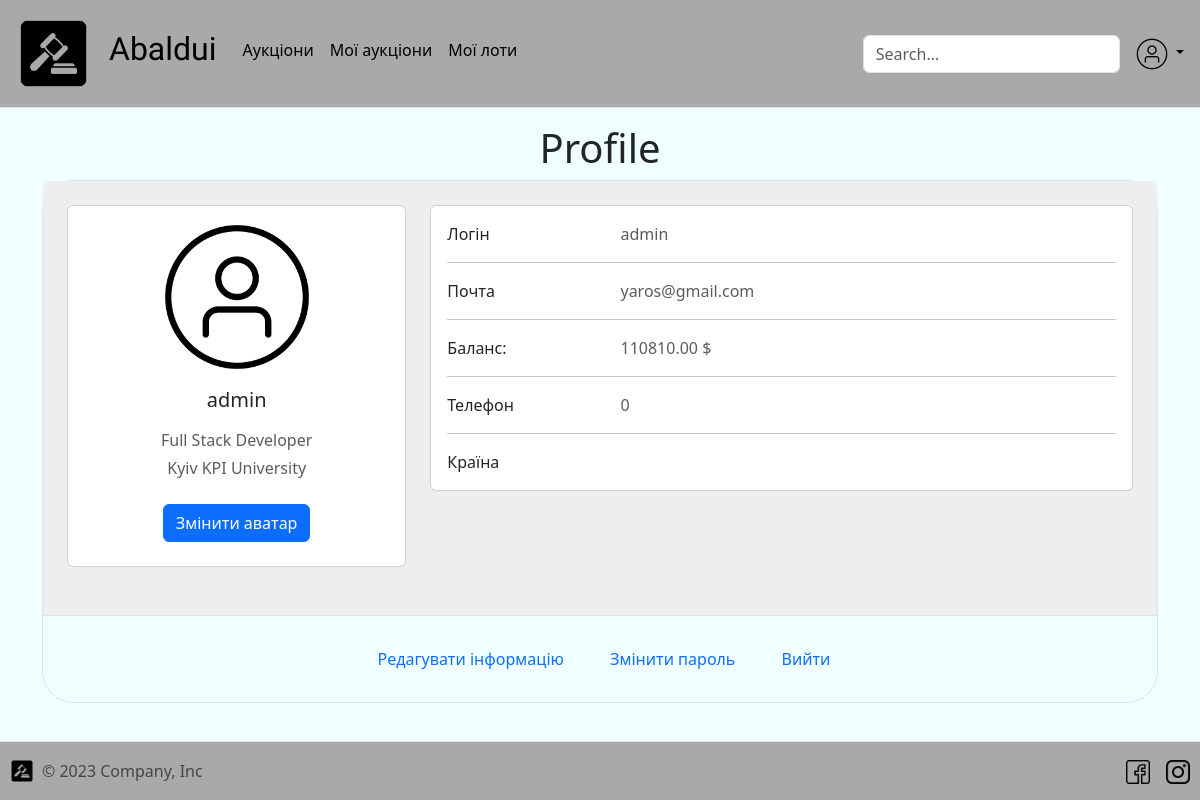
/account/ (signed in), run on an earlier commit of the app's database.
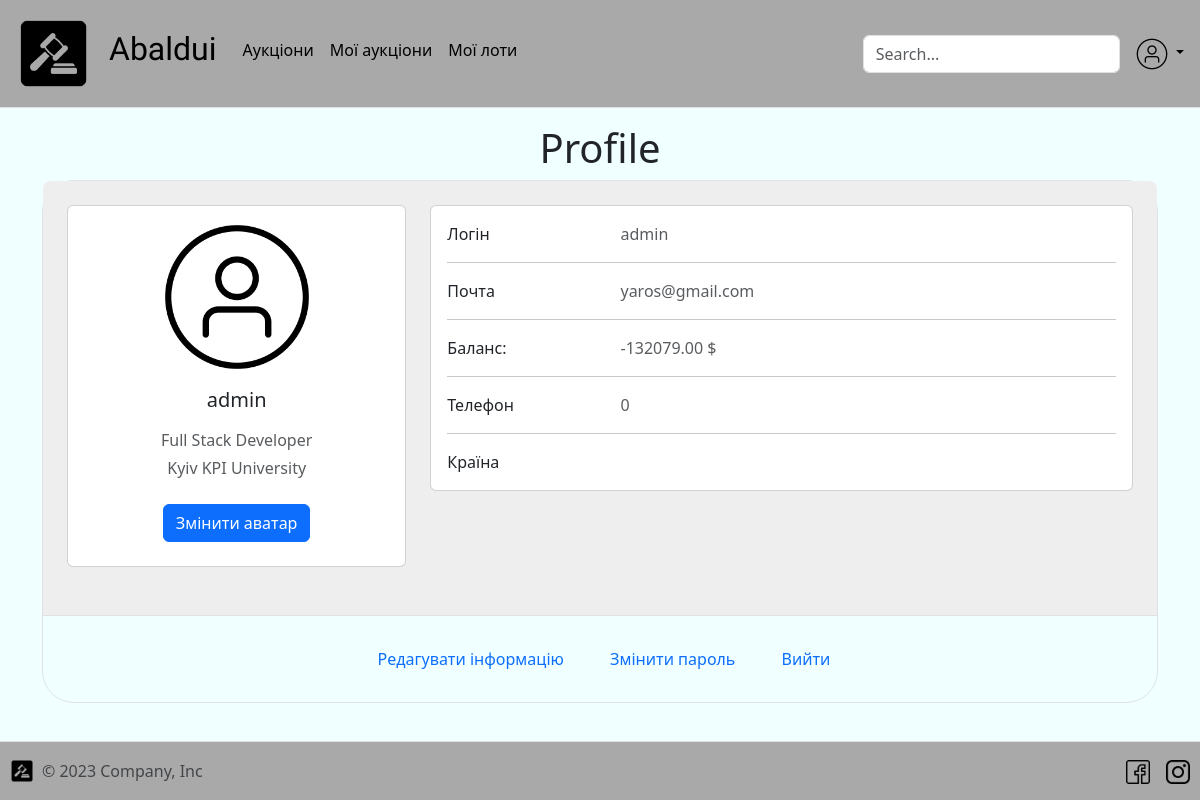
And on a later commit of the database.
### auction/models.py (models this page shows)
class User(AbstractUser):
    balance = models.DecimalField(max_digits=15, decimal_places=2, default=0)
    avatar = models.ImageField(upload_to="media/avatars", default="media/avatars/default_user.png")
    phone = models.CharField(max_length=14, default=0)

### hakaton/views.py (the view)
# urls.py: path('account/', account, name="account"),
@login_required
def account(request: HttpRequest):
    context = {
        'user': request.user
    }
    return render(request, "profile.html", context=context)

### templates/profile.html (shortened to what the changed rows need)
{% extends "base.html" %} {% block content %} {% load static %}
<div class="container">
    <h1 style="text-align: center">Profile</h1>
<section class="pb-4">
        <div class="border rounded-5">
            <section class="w-100 p-4" style="background-color: #eee; border-radius: 0.5rem 0.5rem 0 0">
                <div class="row">
                    <div class="col-lg-4">
                        <div class="card mb-4">
                            <div class="card-body text-center">
                                <img src="/{{ user.avatar  }}" alt="avatar" class="rounded-circle img-fluid" style="width: 150px">
                                <h5 class="my-3">{{ user }}</h5>
                                <p class="text-muted mb-1">
                                    Full Stack Developer
                                </p>
                                <p class="text-muted mb-4">
                                   Kyiv KPI University
                                </p>
                                <div class="d-flex justify-content-center mb-2">
                                    <button type="button" class="btn btn-primary">
                                    </button>
                                </div>
                            </div>
                        </div>
                    </div>
                    <div class="col-lg-8">
                        <div class="card mb-4">
                            <div class="card-body">
                                <div class="row">
                                    <div class="col-sm-9">
                                        <p class="text-muted mb-0">
                                            {{ user }}
                                        </p>
                                    </div>
                                </div>
                                <div class="row">
                                    <div class="col-sm-9">
                                        <p class="text-muted mb-0">
                                            {{ user.email }}
                                        </p>
                                    </div>
                                </div>
                                <div class="row">
                                    <div class="col-sm-9">
                                        <p class="text-muted mb-0">
                                            {{ user.balance }} $
                                        </p>
                                    </div>
                                </div>
                                <div class="row">
                                    <div class="col-sm-9">
                                        <p class="text-muted mb-0">
                                            {{ user.phone }}
                                        </p>
                                    </div>
                                </div>
                            </div>
                        </div>
                    </div>
                </div>
            </section>
        </div>
    </section>
  </div>
{% endblock %}

### templates/includes/nav-bar.html (shortened to what this page needs)
{% load static %}
<header class="p-3 mb-3 border-bottom">
    <div class="d-flex flex-wrap align-items-center justify-content-center justify-content-lg-start">
        <a href="/"
           class="d-flex align-items-center mb-2 mb-lg-0 link-body-emphasis text-decoration-none"
        >
            <img height="75px"
                 width="75px"
                 src="{% static 'img/logo.png' %}"
                 alt="Logo"
            >
        </a>
        <ul class="nav col-12 col-lg-auto me-lg-auto mb-2 justify-content-center mb-md-0">
            <li>
                <a href="/" class="nav-link px-2 link-body-emphasis">
                    <h2 style="font-family: 'Protest Revolution', sans-serif; padding-left: 10px; padding-right: 10px">Abaldui</h2>
                </a>
            </li>
            <li class="mt-2">
                <a href="/auction" class="nav-link px-2 link-body-emphasis">Аукціони</a>
            </li>
            <li class="mt-2">
                <a href="/auction/my-auctions" class="nav-link px-2 link-body-emphasis">Мої аукціони</a>
            </li>
            <li class="mt-2">
                <a href="/auction/my-lots" class="nav-link px-2 link-body-emphasis">Мої лоти</a>
            </li>
        </ul>
        <form class="col-12 col-lg-auto mb-3 mb-lg-0 me-lg-3" role="search" method="post" action="/auction/">
            <input name="query" type="search"
                   class="form-control"
                   placeholder="Search..."
                   aria-label="Search"
            />
        </form>
        {% if request.user.is_authenticated %}
            <div class="dropdown text-end">
                <a href="#"
                   class="d-block link-body-emphasis text-decoration-none dropdown-toggle"
                   data-bs-toggle="dropdown"
                   aria-expanded="false"
                >
                  <img
                    src="/{{ request.user.avatar  }}"
                         width="32"
                         height="32"
                         class="rounded-circle"
                    />
                </a>
            </div>
        {% endif %}
    </div>
</header>

What changed in the data, as far as the page shows it:
changed User "admin": balance "110810.00" → "-132079.00"
